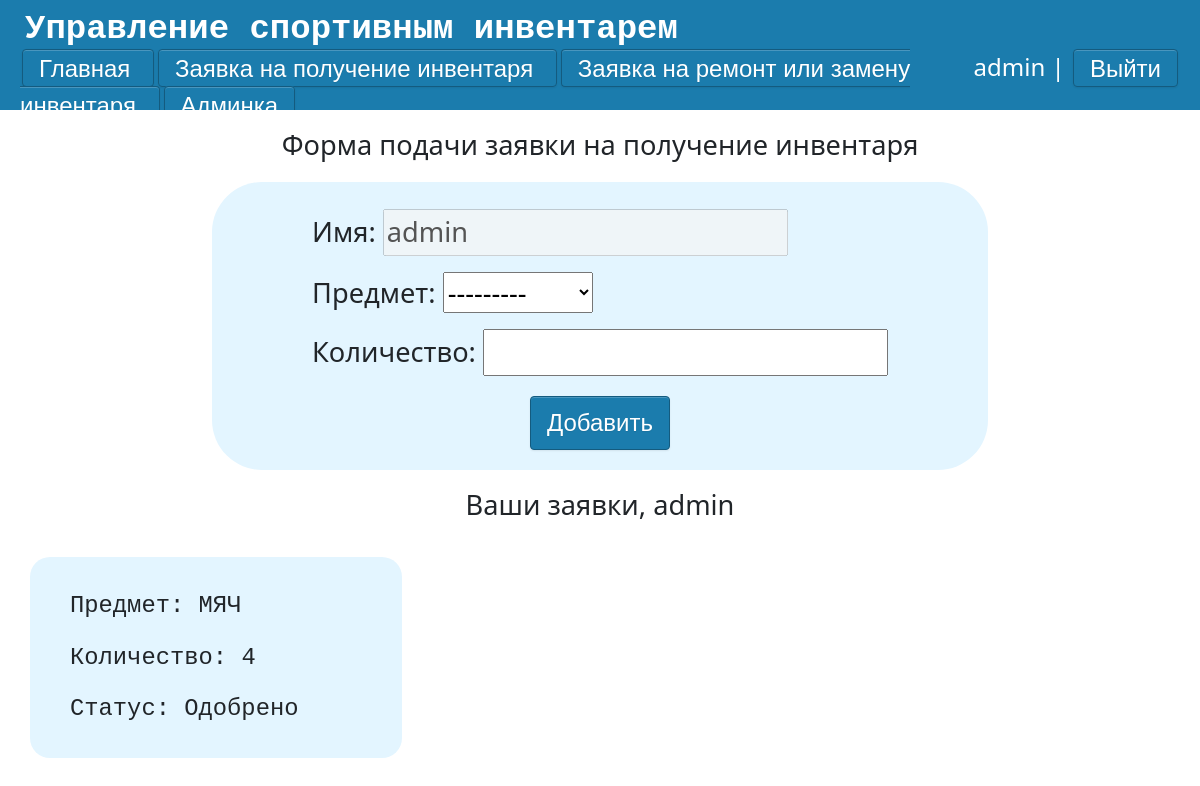
Screenshot of /application-get (signed in) with the database file from the repository.
### main/models.py (models this page shows, shortened)
class Applications_get(models.Model):
    state = {'На рассмотрении': 'На рассмотрении', 'Одобрено': 'Одобрено', 'Отказано': 'Отказано'}
    username = models.CharField('Имя',max_length=100,editable=False)
    Request = models.ForeignKey('Goods' ,on_delete=models.PROTECT,null=True,verbose_name='Предмет')
    Request_count = models.PositiveIntegerField('Количество',default=0,validators=[MinValueValidator(1)])
    Status = models.CharField('Статус заявки',default='На рассмотрении', choices=state,max_length=100)
    class Meta:
        verbose_name = "Заявка на получение"
        verbose_name_plural  = "Заявки на получение"

class Goods(models.Model):
    CONDITION_CHOICES = [
        ('новый', 'новый'),
        ('использованный', 'использованный'),
        ('сломанный', 'сломанный'),
    ]
    goods = models.CharField('Название', max_length=30)
    count = models.IntegerField('Количество', default=1)
    rented_count = models.IntegerField('Взято', default=0)
    condition = models.CharField('Состояние', max_length=20, choices=CONDITION_CHOICES)
    description = models.TextField('Описание', blank=True, null=True)
    created_at = models.DateTimeField('Добавлено', default=timezone.now)
    updated_at = models.DateTimeField('Обновлено', auto_now=True)
    class Meta:
        verbose_name = "Инвентарь"
        verbose_name_plural = "Инвентарь"
    def __str__(self):
        return self.goods

### main/views.py (the view)
# urls.py: path('application-get', views.ApplicationsForm, name='application-get'),
def ApplicationsForm(request):
    g = list(Goods.objects.all())
    r = list(Applications_get.objects.all())
    user_name = User.objects.get(username=request.user)
    n = Applications_get.objects.filter(username=user_name)
    if request.method == 'POST':
        form = AddPostForm_get(request.POST or None, user=request.user)
        if form.is_valid():
            try:
                item = form.cleaned_data['Request']
                if int(form.data['Request_count']) <= Goods.available_count(self=item):
                    Applications_get.objects.create(**form.cleaned_data)
                    return  redirect('application-get')
                else:
                    error = 'Убедитесь, что инвентаря достаточно'
                    return render(request, 'main/Application.html', {'form': form ,'n' : n,'g' : g,'error': error })
            except:
                form.add_error(None,'Ошибка')
    else:
        form=AddPostForm_get(user=request.user)
    return render(request, 'main/Application.html' , {'form': form ,'n' : n,'g' : g})

### main/forms.py
class AddPostForm_get(forms.Form):
    def __init__(self, *args, **kwargs):
        self.user = kwargs.pop('user', None)
        super(AddPostForm_get, self).__init__(*args, **kwargs)
        if self.user:
            self.fields['username'].initial = self.user.username
    username = forms.Field(disabled=True)
    Request = forms.ModelChoiceField(Goods.objects.all())
    Request_count = forms.IntegerField(validators=[MinValueValidator(1)])

### main/templates/main/Application.html (shortened to what this page needs)
{% extends 'main/layout.html' %}
{% block content %}
               {% if request.user.is_authenticated %}
                <div class = 'form_user'>
                    <p class = 'form_title'>Форма подачи заявки на получение инвентаря</p>
                    <form action="{% url 'application' %}" method="post" class ='form_content'>
                        <p><label for="{{ form.username.id_for_label }}"> Имя:</label> {{form.username}}</p>
                        <p><label for="{{ form.Request.id_for_label }}"> Предмет:</label> {{ form.Request}}</p>
                        <p><label for="{{ form.Request_count.id_for_label }}"> Количество:</label> {{ form.Request_count}}</p>
                        <button class="btn2" type="submit">
                            Добавить
                        </button>
                    </form>
                </div>
                    <div class = 'form_forms'>
                        <p class = 'form_forms_p'> Ваши заявки, {{ request.user }} </p>
                    {% for el in n %}
                        <div class = 'review'>
                            <p><pre >Предмет: {{el.Request}} </pre></p>
                            <p><pre >Количество: {{el.Request_count}} </pre></p>
                            <p><pre >Статус: {{el.Status}} </pre></p>
                        </div>
                    {% endfor %}
                    </div>
                {% else %}
                    <p class = 'enter_or_reg'>Войдите или зарегистрируйтесь</p>
                {% endif %}
{% endblock %}

### main/templates/main/layout.html (shortened to what this page needs)
{% load static %}
<!DOCTYPE html>
<html lang="ru">
<head>
    <link rel="stylesheet" href="https://cdn.jsdelivr.net/npm/bootstrap@5.3.2/dist/css/bootstrap.min.css">
    <link rel="stylesheet" href="{% static 'main/css/css.css' %}">
    <link rel="stylesheet" href="{% static 'main/css/buttons.css' %}">
</head>
<body>
    <div class = "back">
        <div class = 'top'>
                <div class="logo2"><samp>Управление спортивным инвентарем</samp></div>
                <div class = 'lower'>
                    <div class="left-shortcuts">
                        <a href="{% url 'main' %}" class = 'btn3'> Главная </a>
                        <a href="{% url 'application-get' %}" class = 'btn3'> Заявка на получение инвентаря </a>
                        <a href="{% url 'application-repair' %}" class = 'btn3'> Заявка на ремонт или замену инвентаря </a>
                        {% if request.user.is_superuser %}
                        <a href="{% url 'console' %}" class = 'btn3'> Админка </a>
                        {% endif %}
                    </div>
                    <div class="right-shortcuts">
                        {% if request.user.is_authenticated %}
                            <li class="last"> {{user.username}} | <a href="{% url 'logout' %}" class="btn3">Выйти</a></li>
                        {% else %}
                            <li class="last"><a href="register" class="btn3"> Регистрация</a>  <a href="login" class="btn3"> Войти </a></li>
                        {% endif %}
                    </div>
                </div>
        </div>
        {% block content  %}
        {% endblock %}
    </div>
</body>
</html>

### main/static/main/css/css.css (style rules this page uses)
body { height: 100vh; width: 100vw; }
.top { display: grid; place-items: left; background: #1B7CAD; width: 100%; height: 110px; overflow: auto; }
.lower { display: grid; grid-template-columns: 80% 20%; padding: 10px width: 100%; padding-left: 20px; padding-right: 20px; font-size: 24px; margin-top: -6px; }
.back { height: 100%; width: 100%; overflow: hidden; }
.logo2 { font-size: 34px; margin-left: 25px; font-weight: bold; color: #fff; }
.last { float:right; color: #fff; }
li { list-style-type: none; }
.form_user { display: grid; place-items: center; }
.form_content { padding-top: 27px; font-size: 1.7rem; background-color: #e3f5ff; padding-left: 100px; padding-right: 100px; border-radius: 50px; }
.form_title { margin-top: 15px; font-size: 1.7rem; }
.form_forms_p { margin-top: 15px; font-size: 1.7rem; text-align: center; }
.review { float: left; overflow:auto; width: 31vw; margin-top: 15px; margin-left: 30px; font-size: 1.7rem; background-color: #e3f5ff; border-radius: 20px; padding-left: 40px; padding-top: 15px; padding-bottom: 15px }

### main/static/main/css/buttons.css (style rules this page uses)
button.btn2 { border-radius: 4px; -webkit-box-shadow: inset 0 1px 0 rgba(255, 255, 255, 0.2), 0 1px 2px rgba(0, 0, 0, 0.08); -moz-box-shadow: inset 0 1px 0 rgba(255, 255, 255, 0.2), 0 1px 2px rgba(0, 0, 0, 0.08); box-shadow: inset 0 1px 0 rgba(255, 255, 255, 0.2), 0 1px 2px rgba(0, 0, 0, 0.08); color: #fff; display:block; width:auto; text-align: center; font-family: Arial, Helvetica, sans-serif; font-size: 24px; padding: 8px 16px; margin: 20px auto; text-decoration: none; text-shadow: 0 1px 1px rgba(0, 0, 0, 0.075); -webkit-transition: background-color 0.1s linear; -moz-transition: background-color 0.1s linear; -o-transition: background-color 0.1s linear; transition: background-color 0.1s linear; background-color: rgb( 27, 124, 173 ); border: 1px solid rgb( 20, 91, 127 ); }
a.btn3 { border-radius: 4px; -webkit-box-shadow: inset 0 1px 0 rgba(255, 255, 255, 0.2), 0 1px 2px rgba(0, 0, 0, 0.08); -moz-box-shadow: inset 0 1px 0 rgba(255, 255, 255, 0.2), 0 1px 2px rgba(0, 0, 0, 0.08); box-shadow: inset 0 1px 0 rgba(255, 255, 255, 0.2), 0 1px 2px rgba(0, 0, 0, 0.08); color: #fff; width: auto; text-align: center; font-family: Arial, Helvetica, sans-serif; padding: 4.5px 16px; margin: 20px 2px; text-decoration: none; text-shadow: 0 1px 1px rgba(0, 0, 0, 0.075); -webkit-transition: background-color 0.1s linear; -moz-transition: background-color 0.1s linear; -o-transition: background-color 0.1s linear; transition: background-color 0.1s linear; background-color: rgb( 27, 124, 173 ); border: 1px solid rgb( 20, 91, 127 ); }

### rows the page displays
Applications_get: Request "МЯЧ", Request_count "4", Status "Одобрено"

### other values shown
{{ user.username }} "admin"
{{ request.user }} "admin"
